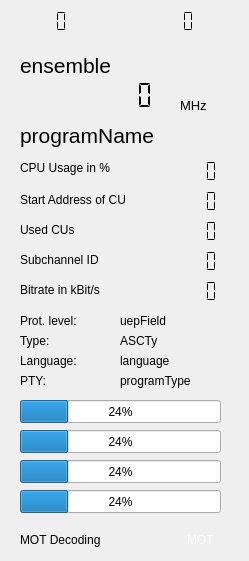
<?xml version="1.0" encoding="UTF-8"?>
<ui version="4.0">
 <class>technical_data</class>
 <widget class="QWidget" name="technical_data">
  <property name="geometry">
   <rect>
    <x>0</x>
    <y>0</y>
    <width>249</width>
    <height>561</height>
   </rect>
  </property>
  <property name="windowTitle">
   <string>Technical Details</string>
  </property>
  <widget class="QLCDNumber" name="startAddressDisplay">
   <property name="geometry">
    <rect>
     <x>160</x>
     <y>190</y>
     <width>64</width>
     <height>23</height>
    </rect>
   </property>
   <property name="frameShape">
    <enum>QFrame::NoFrame</enum>
   </property>
   <property name="segmentStyle">
    <enum>QLCDNumber::Flat</enum>
   </property>
  </widget>
  <widget class="QLCDNumber" name="lengthDisplay">
   <property name="geometry">
    <rect>
     <x>160</x>
     <y>220</y>
     <width>64</width>
     <height>23</height>
    </rect>
   </property>
   <property name="frameShape">
    <enum>QFrame::NoFrame</enum>
   </property>
   <property name="segmentStyle">
    <enum>QLCDNumber::Flat</enum>
   </property>
  </widget>
  <widget class="QLabel" name="language">
   <property name="geometry">
    <rect>
     <x>120</x>
     <y>350</y>
     <width>101</width>
     <height>21</height>
    </rect>
   </property>
   <property name="toolTip">
    <string>&lt;html&gt;&lt;head/&gt;&lt;body&gt;&lt;p&gt;Language (defined by provider)&lt;/p&gt;&lt;/body&gt;&lt;/html&gt;</string>
   </property>
   <property name="frameShape">
    <enum>QFrame::NoFrame</enum>
   </property>
   <property name="text">
    <string>language</string>
   </property>
  </widget>
  <widget class="QLabel" name="label">
   <property name="geometry">
    <rect>
     <x>20</x>
     <y>190</y>
     <width>141</width>
     <height>20</height>
    </rect>
   </property>
   <property name="text">
    <string>Start Address of CU</string>
   </property>
  </widget>
  <widget class="QLabel" name="label_2">
   <property name="geometry">
    <rect>
     <x>20</x>
     <y>220</y>
     <width>121</width>
     <height>20</height>
    </rect>
   </property>
   <property name="text">
    <string>Used CUs</string>
   </property>
  </widget>
  <widget class="QLabel" name="programType">
   <property name="geometry">
    <rect>
     <x>120</x>
     <y>370</y>
     <width>101</width>
     <height>21</height>
    </rect>
   </property>
   <property name="toolTip">
    <string>&lt;html&gt;&lt;head/&gt;&lt;body&gt;&lt;p&gt;PTY (Program Type)&lt;/p&gt;&lt;/body&gt;&lt;/html&gt;</string>
   </property>
   <property name="frameShape">
    <enum>QFrame::NoFrame</enum>
   </property>
   <property name="text">
    <string>programType</string>
   </property>
  </widget>
  <widget class="QLabel" name="l6">
   <property name="geometry">
    <rect>
     <x>20</x>
     <y>280</y>
     <width>121</width>
     <height>20</height>
    </rect>
   </property>
   <property name="text">
    <string>Bitrate in kBit/s</string>
   </property>
  </widget>
  <widget class="QLCDNumber" name="bitrateDisplay">
   <property name="geometry">
    <rect>
     <x>160</x>
     <y>280</y>
     <width>64</width>
     <height>23</height>
    </rect>
   </property>
   <property name="frameShape">
    <enum>QFrame::NoFrame</enum>
   </property>
   <property name="segmentStyle">
    <enum>QLCDNumber::Flat</enum>
   </property>
  </widget>
  <widget class="QLCDNumber" name="subChIdDisplay">
   <property name="geometry">
    <rect>
     <x>160</x>
     <y>250</y>
     <width>64</width>
     <height>23</height>
    </rect>
   </property>
   <property name="frameShape">
    <enum>QFrame::NoFrame</enum>
   </property>
   <property name="segmentStyle">
    <enum>QLCDNumber::Flat</enum>
   </property>
  </widget>
  <widget class="QLabel" name="label_6">
   <property name="geometry">
    <rect>
     <x>20</x>
     <y>250</y>
     <width>111</width>
     <height>20</height>
    </rect>
   </property>
   <property name="text">
    <string>Subchannel ID</string>
   </property>
  </widget>
  <widget class="QLabel" name="uepField">
   <property name="geometry">
    <rect>
     <x>120</x>
     <y>310</y>
     <width>101</width>
     <height>21</height>
    </rect>
   </property>
   <property name="minimumSize">
    <size>
     <width>0</width>
     <height>20</height>
    </size>
   </property>
   <property name="toolTip">
    <string>&lt;html&gt;&lt;head/&gt;&lt;body&gt;&lt;p&gt;Shows Protection Level and Type (A or B)&lt;/p&gt;&lt;/body&gt;&lt;/html&gt;</string>
   </property>
   <property name="frameShape">
    <enum>QFrame::NoFrame</enum>
   </property>
   <property name="text">
    <string>uepField</string>
   </property>
  </widget>
  <widget class="QLabel" name="ASCTy">
   <property name="geometry">
    <rect>
     <x>120</x>
     <y>330</y>
     <width>101</width>
     <height>21</height>
    </rect>
   </property>
   <property name="frameShape">
    <enum>QFrame::NoFrame</enum>
   </property>
   <property name="text">
    <string>ASCTy</string>
   </property>
  </widget>
  <widget class="QLabel" name="ensemble">
   <property name="geometry">
    <rect>
     <x>20</x>
     <y>50</y>
     <width>221</width>
     <height>31</height>
    </rect>
   </property>
   <property name="font">
    <font>
     <pointsize>16</pointsize>
    </font>
   </property>
   <property name="toolTip">
    <string>&lt;html&gt;&lt;head/&gt;&lt;body&gt;&lt;p&gt;Ensemble Name&lt;/p&gt;&lt;/body&gt;&lt;/html&gt;</string>
   </property>
   <property name="text">
    <string>ensemble</string>
   </property>
  </widget>
  <widget class="QLCDNumber" name="frequency">
   <property name="geometry">
    <rect>
     <x>20</x>
     <y>80</y>
     <width>141</width>
     <height>31</height>
    </rect>
   </property>
   <property name="font">
    <font>
     <pointsize>12</pointsize>
    </font>
   </property>
   <property name="toolTip">
    <string>&lt;html&gt;&lt;head/&gt;&lt;body&gt;&lt;p&gt;Frequency in MHz&lt;/p&gt;&lt;p&gt;Only shown when the input is not a pre-recorded file.&lt;/p&gt;&lt;/body&gt;&lt;/html&gt;</string>
   </property>
   <property name="frameShape">
    <enum>QFrame::NoFrame</enum>
   </property>
   <property name="frameShadow">
    <enum>QFrame::Raised</enum>
   </property>
   <property name="smallDecimalPoint">
    <bool>true</bool>
   </property>
   <property name="digitCount">
    <number>8</number>
   </property>
   <property name="segmentStyle">
    <enum>QLCDNumber::Flat</enum>
   </property>
  </widget>
  <widget class="QLabel" name="label_4">
   <property name="geometry">
    <rect>
     <x>180</x>
     <y>90</y>
     <width>41</width>
     <height>31</height>
    </rect>
   </property>
   <property name="font">
    <font>
     <pointsize>10</pointsize>
    </font>
   </property>
   <property name="toolTip">
    <string>&lt;html&gt;&lt;head/&gt;&lt;body&gt;&lt;p&gt;Frequency in MHz&lt;/p&gt;&lt;p&gt;Only shown when the input is not a pre-recorded file.&lt;/p&gt;&lt;/body&gt;&lt;/html&gt;</string>
   </property>
   <property name="text">
    <string>MHz</string>
   </property>
  </widget>
  <widget class="QProgressBar" name="ficError_display">
   <property name="geometry">
    <rect>
     <x>20</x>
     <y>400</y>
     <width>201</width>
     <height>23</height>
    </rect>
   </property>
   <property name="toolTip">
    <string>&lt;html&gt;&lt;head/&gt;&lt;body&gt;&lt;p&gt;Quality of FIC decoding, 100 is good&lt;/p&gt;&lt;/body&gt;&lt;/html&gt;</string>
   </property>
   <property name="value">
    <number>24</number>
   </property>
  </widget>
  <widget class="QProgressBar" name="frameError_display">
   <property name="geometry">
    <rect>
     <x>20</x>
     <y>430</y>
     <width>201</width>
     <height>23</height>
    </rect>
   </property>
   <property name="toolTip">
    <string>&lt;html&gt;&lt;head/&gt;&lt;body&gt;&lt;p&gt;Frame errors. Indication of the quality of the DAB+ frame detection. 100 is good.&lt;/p&gt;&lt;/body&gt;&lt;/html&gt;</string>
   </property>
   <property name="value">
    <number>24</number>
   </property>
  </widget>
  <widget class="QProgressBar" name="rsError_display">
   <property name="geometry">
    <rect>
     <x>20</x>
     <y>460</y>
     <width>201</width>
     <height>23</height>
    </rect>
   </property>
   <property name="toolTip">
    <string>&lt;html&gt;&lt;head/&gt;&lt;body&gt;&lt;p&gt;Quality of the DAB+ frames. &lt;/p&gt;&lt;p&gt;Indicator for the amount of times meaning the frames contain more errors than the Reed Solomon correction can correct. &lt;/p&gt;&lt;p&gt;100 is good.&lt;/p&gt;&lt;/body&gt;&lt;/html&gt;</string>
   </property>
   <property name="value">
    <number>24</number>
   </property>
  </widget>
  <widget class="QProgressBar" name="aacError_display">
   <property name="geometry">
    <rect>
     <x>20</x>
     <y>490</y>
     <width>201</width>
     <height>23</height>
    </rect>
   </property>
   <property name="toolTip">
    <string>&lt;html&gt;&lt;head/&gt;&lt;body&gt;&lt;p&gt;Indicator of the success rate of handling the AAC frames in the DAB+ transmissions.&lt;/p&gt;&lt;/body&gt;&lt;/html&gt;</string>
   </property>
   <property name="value">
    <number>24</number>
   </property>
  </widget>
  <widget class="QLabel" name="cpuLabel">
   <property name="geometry">
    <rect>
     <x>20</x>
     <y>158</y>
     <width>121</width>
     <height>20</height>
    </rect>
   </property>
   <property name="text">
    <string>CPU Usage in %</string>
   </property>
  </widget>
  <widget class="QLabel" name="programName">
   <property name="geometry">
    <rect>
     <x>20</x>
     <y>120</y>
     <width>221</width>
     <height>31</height>
    </rect>
   </property>
   <property name="font">
    <font>
     <pointsize>16</pointsize>
    </font>
   </property>
   <property name="toolTip">
    <string>&lt;html&gt;&lt;head/&gt;&lt;body&gt;&lt;p&gt;&lt;span style=&quot; font-size:14pt;&quot;&gt;Service name&lt;/span&gt;&lt;/p&gt;&lt;/body&gt;&lt;/html&gt;</string>
   </property>
   <property name="text">
    <string>programName</string>
   </property>
  </widget>
  <widget class="QLabel" name="motAvailable">
   <property name="geometry">
    <rect>
     <x>180</x>
     <y>530</y>
     <width>41</width>
     <height>20</height>
    </rect>
   </property>
   <property name="toolTip">
    <string>&lt;html&gt;&lt;head/&gt;&lt;body&gt;&lt;p&gt;Slide show indicator&lt;/p&gt;&lt;p&gt;Green means MOT frames are received.&lt;/p&gt;&lt;/body&gt;&lt;/html&gt;</string>
   </property>
   <property name="text">
    <string>&lt;html&gt;&lt;head/&gt;&lt;body&gt;&lt;p&gt;&lt;span style=&quot; color:#ffffff;&quot;&gt;MOT&lt;/span&gt;&lt;/p&gt;&lt;/body&gt;&lt;/html&gt;</string>
   </property>
   <property name="alignment">
    <set>Qt::AlignCenter</set>
   </property>
  </widget>
  <widget class="QLabel" name="label_7">
   <property name="geometry">
    <rect>
     <x>20</x>
     <y>530</y>
     <width>151</width>
     <height>20</height>
    </rect>
   </property>
   <property name="text">
    <string>MOT Decoding</string>
   </property>
  </widget>
  <widget class="QLabel" name="label_5">
   <property name="geometry">
    <rect>
     <x>20</x>
     <y>310</y>
     <width>91</width>
     <height>21</height>
    </rect>
   </property>
   <property name="minimumSize">
    <size>
     <width>0</width>
     <height>17</height>
    </size>
   </property>
   <property name="text">
    <string>Prot. level:</string>
   </property>
  </widget>
  <widget class="QLabel" name="label_8">
   <property name="geometry">
    <rect>
     <x>20</x>
     <y>330</y>
     <width>91</width>
     <height>21</height>
    </rect>
   </property>
   <property name="text">
    <string>Type:</string>
   </property>
  </widget>
  <widget class="QLabel" name="label_9">
   <property name="geometry">
    <rect>
     <x>20</x>
     <y>350</y>
     <width>91</width>
     <height>21</height>
    </rect>
   </property>
   <property name="text">
    <string>Language:</string>
   </property>
  </widget>
  <widget class="QLabel" name="label_10">
   <property name="geometry">
    <rect>
     <x>20</x>
     <y>370</y>
     <width>91</width>
     <height>21</height>
    </rect>
   </property>
   <property name="text">
    <string>PTY:</string>
   </property>
  </widget>
  <widget class="QLCDNumber" name="cpuMonitor">
   <property name="geometry">
    <rect>
     <x>160</x>
     <y>160</y>
     <width>64</width>
     <height>23</height>
    </rect>
   </property>
   <property name="frameShape">
    <enum>QFrame::NoFrame</enum>
   </property>
   <property name="segmentStyle">
    <enum>QLCDNumber::Flat</enum>
   </property>
  </widget>
  <widget class="QLCDNumber" name="snrDisplay">
   <property name="geometry">
    <rect>
     <x>20</x>
     <y>10</y>
     <width>64</width>
     <height>23</height>
    </rect>
   </property>
   <property name="frameShape">
    <enum>QFrame::NoFrame</enum>
   </property>
   <property name="digitCount">
    <number>3</number>
   </property>
   <property name="segmentStyle">
    <enum>QLCDNumber::Flat</enum>
   </property>
  </widget>
  <widget class="QLCDNumber" name="correctorDisplay">
   <property name="geometry">
    <rect>
     <x>133</x>
     <y>10</y>
     <width>71</width>
     <height>23</height>
    </rect>
   </property>
   <property name="frameShape">
    <enum>QFrame::NoFrame</enum>
   </property>
   <property name="segmentStyle">
    <enum>QLCDNumber::Flat</enum>
   </property>
  </widget>
 </widget>
 <resources/>
 <connections/>
</ui>
